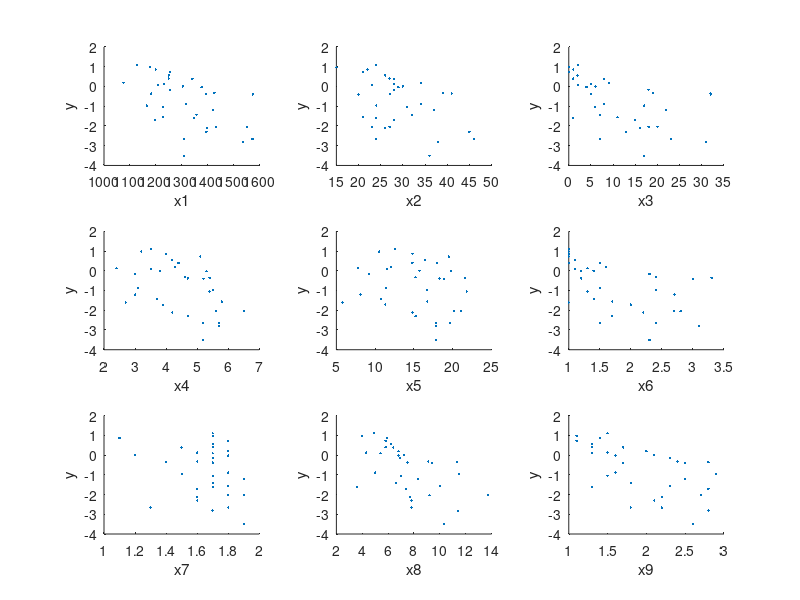

The MATLAB script that drew this image: (Note: this script raises an error after producing the figure.)
%% Bayesian linear regression with an uninformative prior 
%
%%

X = dlmread('caterpillar.txt'); % from http://www.ceremade.dauphine.fr/~xian/BCS/caterpillar
y = log(X(:,11)); % log numner of nests
X = X(:,1:10);
[n,d] = size(X);
X1 = [ones(n,1), X];


if 1
%% plot the data
figure;
for i=1:9
   subplot(3,3,i);
   h=scatter(X(:,i),y, 3, 'filled');
   xlabel(sprintf('x%d', i));
   ylabel('y')
end
printPmtkFigure('caterpillarScatter')


%% uninformative prior
[Q,R] = qr(X1,0);
what = R\(Q'*y); % posterior mean
Rinv = inv(R); % upper triangular, easy to invert
C = Rinv*Rinv'; % posterior covariance
%what = X1\y;
%C = pinv(X1'*X1);

yhat = X1*what;
s2 = (y-yhat)'*(y-yhat);
dof = n-d-1;
stderr = sqrt(diag(C)*s2/dof);
alpha = 0.95;
tc = tinv(1-(1-alpha)/2, dof); % quantiles of a T
credint = [what-tc*stderr what+tc*stderr];

for i=1:(d+1)
   fprintf('w%d & %3.3f & %3.5f & [%3.3f, %3.3f]\\\\\n', ...
      i-1, what(i), stderr(i), credint(i,1), credint(i,2))
end


% check that Bayesian credible interval is same as freq conf int
% needs stats toolbox
[b, bint] = regress(y, X1);
% b(j) is coefficient j, bint(j,:) = lower and upper 95% conf interval
assert(approxeq(b, what))
assert(approxeq(bint, credint))

end

%% Gaussian inverse gamma prior
a0 = 0; b0 = 0;
%a0 = 2.1; b0 = 2; % Marin p57
w0 = zeros(d+1,1);
%gs = [0.1 1 10 100];
gs = [0.01 1 100];

[Q,R] = qr(X1, 0);
Rinv = inv(R); 
XtXinv = Rinv*Rinv'; 

for i=1:length(gs)
   g = gs(i);
   V0 = g*eye(d+1);
   Vn = inv(inv(V0) + X1'*X1); % lazy way
   wn = Vn*(V0*w0 + X1'*y); % lazy way
   an = a0+n/2;
   v = (wn-w0)'*(inv(V0+XtXinv))*(wn-w0);
   yhat = X1*wn;
   s2 = (y-yhat)'*(y-yhat);
   bn = b0 + (s2+v)/2;
   
   dof = 2*an;
   Sigma = (dof/(dof-2))*Vn*(bn/an);
   mu(:,i) = wn;
   vvar(:,i) = diag(Sigma);
end
   
